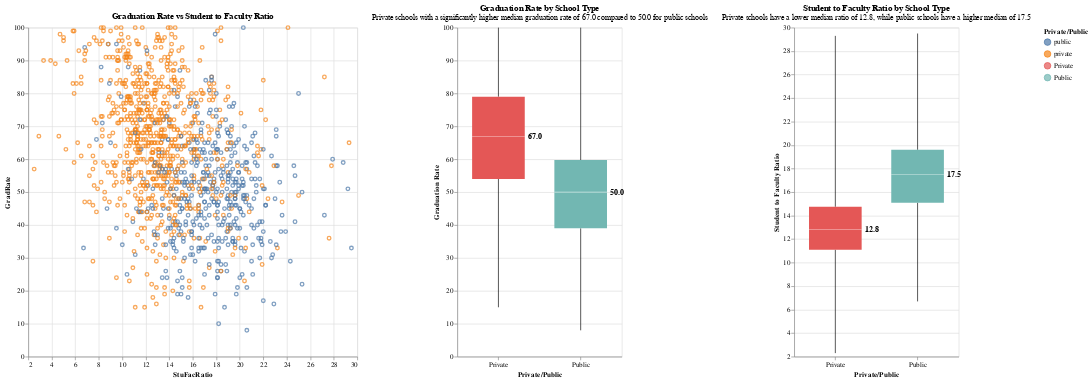

This figure's notebook cell:
### Markdown cell above
## Improvement to graph
Then, go into your archive of past homework submissions and choose a visualization to redesign in light of your new knowledge about accessibility.  Explain why, with concrete justification, it is inaccessible. Preserve the original plot, and directly next to it, create a new version that solves these accessibility issues. Be sure to comment on all the aspects of the design or presentation that violate the accessibility guidelines, even if you can't fix them due to our technical limitations.

### Code cell
import altair as alt
import pandas as pd

dataurl = 'http://lib.stat.cmu.edu/datasets/colleges/usnews.data'
college = pd.read_csv(dataurl,
                       na_values='*',
                       names = ['FICE', 'College','State','Private','MathSAT','VerbalSAT','CombinedSAT','ACT',
                                'Q1Math','Q3Math','Q1Verbal','Q3Verbal','Q1ACT','Q3ACT',
                               'Applied','Accepted','Enrolled','Top10HS','Top25HS','FullTimeUG','PartTimeUG',
                               'InStateTuition','OutOfStateTuition','RoomBoardCost','RoomCost','BoardCost',
                               'ExtraFees','BookFees','PersonalFees',
                               'PhDFaculty','TerminalFaculty','StuFacRatio','AlumniDonate','SpendPerStudent','GradRate'])

og = alt.Chart(college).mark_point().transform_calculate(
    RenamePrivate = 'if(datum.Private==1, "public", "private")'
).encode(
    x=alt.X("StuFacRatio:Q", scale=alt.Scale(domain=[2, 30])),
    y=alt.Y("GradRate:Q"),
    color=alt.Color("RenamePrivate:N", scale=alt.Scale(domain=["public", "private"]), legend=alt.Legend(title="Private/Public"))
).transform_filter(
    "datum.GradRate <= 100 && datum.StuFacRatio <= 30"
).properties(
    title="Graduation Rate vs Student to Faculty Ratio",
    width=500,
    height=500,
)

base_gradrate = alt.Chart(college).transform_calculate(
    RenamePrivate='if(datum.Private == 1, "Public", "Private")'
).transform_filter(
    "datum.GradRate <= 100 && datum.StuFacRatio <= 30"
)
improved_gradrate_box = base_gradrate.mark_boxplot(extent="min-max", size=80).encode(
    x=alt.X("RenamePrivate:N", title="Private/Public", axis=alt.Axis(labelAngle=0)),
    y=alt.Y("GradRate:Q", title="Graduation Rate", scale=alt.Scale(zero=False)),
    color=alt.Color("RenamePrivate:N", legend=None, scale=alt.Scale(domain=["Private", "Public"]))
)
improved_gradrate_text = base_gradrate.mark_text(
    align="left",
    dx=45,
    fontSize=12,
    fontWeight="bold"
).encode(
    x=alt.X("RenamePrivate:N"),
    y=alt.Y("median(GradRate):Q"),
    text=alt.Text("median(GradRate):Q", format=".1f"),
    color=alt.value("black")
)
improved_gradrate = (improved_gradrate_box + improved_gradrate_text).properties(
    title={
        "text": "Graduation Rate by School Type",
        "subtitle": "Private schools with a significantly higher median graduation rate of 67.0 compared to 50.0 for public schools"
    },
    width=250,
    height=500
)

base_studfac = alt.Chart(college).transform_calculate(
    RenamePrivate='if(datum.Private == 1, "Public", "Private")'
).transform_filter(
    "datum.GradRate <= 100 && datum.StuFacRatio <= 30"
)
improved_studfac_box = base_studfac.mark_boxplot(extent="min-max", size=80).encode(
    x=alt.X("RenamePrivate:N", title="Private/Public", axis=alt.Axis(labelAngle=0)),
    y=alt.Y("StuFacRatio:Q", title="Student to Faculty Ratio", scale=alt.Scale(zero=False)),
    color=alt.Color("RenamePrivate:N", legend=None, scale=alt.Scale(domain=["Private", "Public"]))
)
improved_studfac_text = base_studfac.mark_text(
    align="left",
    dx=45,
    fontSize=12,
    fontWeight="bold"
).encode(
    x=alt.X("RenamePrivate:N"),
    y=alt.Y("median(StuFacRatio):Q"),
    text=alt.Text("median(StuFacRatio):Q", format=".1f"),
    color=alt.value("black")
)

improved_studfac = (improved_studfac_box + improved_studfac_text).properties(
    title={
        "text": "Student to Faculty Ratio by School Type",
        "subtitle": "Private schools have a lower median ratio of 12.8, while public schools have a higher median of 17.5"
    },
    width=250,
    height=500
)

og | improved_gradrate | improved_studfac

### Figure 1 — Vega-Lite specification as saved in the notebook (floating-point values rounded to 4 significant figures; data arrays with more than 128 entries replaced by an {"elided": "..."} marker saying what was removed)
{"config": {"view": {"continuousWidth": 300, "continuousHeight": 300}}, "hconcat": [{"mark": {"type": "point"}, "encoding": {"color": {"field": "RenamePrivate", "legend": {"title": "Private/Public"}, "scale": {"domain": ["public", "private"]}, "type": "nominal"}, "x": {"field": "StuFacRatio", "scale": {"domain": [2, 30]}, "type": "quantitative"}, "y": {"field": "GradRate", "type": "quantitative"}}, "height": 500, "title": "Graduation Rate vs Student to Faculty Ratio", "transform": [{"calculate": "if(datum.Private==1, \"public\", \"private\")", "as": "RenamePrivate"}, {"filter": "datum.GradRate <= 100 && datum.StuFacRatio <= 30"}], "width": 500}, {"layer": [{"mark": {"type": "boxplot", "extent": "min-max", "size": 80}, "encoding": {"color": {"field": "RenamePrivate", "legend": null, "scale": {"domain": ["Private", "Public"]}, "type": "nominal"}, "x": {"axis": {"labelAngle": 0}, "field": "RenamePrivate", "title": "Private/Public", "type": "nominal"}, "y": {"field": "GradRate", "scale": {"zero": false}, "title": "Graduation Rate", "type": "quantitative"}}, "transform": [{"calculate": "if(datum.Private == 1, \"Public\", \"Private\")", "as": "RenamePrivate"}, {"filter": "datum.GradRate <= 100 && datum.StuFacRatio <= 30"}]}, {"mark": {"type": "text", "align": "left", "dx": 45, "fontSize": 12, "fontWeight": "bold"}, "encoding": {"color": {"value": "black"}, "text": {"aggregate": "median", "field": "GradRate", "format": ".1f", "type": "quantitative"}, "x": {"field": "RenamePrivate", "type": "nominal"}, "y": {"aggregate": "median", "field": "GradRate", "type": "quantitative"}}, "transform": [{"calculate": "if(datum.Private == 1, \"Public\", \"Private\")", "as": "RenamePrivate"}, {"filter": "datum.GradRate <= 100 && datum.StuFacRatio <= 30"}]}], "height": 500, "title": {"text": "Graduation Rate by School Type", "subtitle": "Private schools with a significantly higher median graduation rate of 67.0 compared to 50.0 for public schools"}, "width": 250}, {"layer": [{"mark": {"type": "boxplot", "extent": "min-max", "size": 80}, "encoding": {"color": {"field": "RenamePrivate", "legend": null, "scale": {"domain": ["Private", "Public"]}, "type": "nominal"}, "x": {"axis": {"labelAngle": 0}, "field": "RenamePrivate", "title": "Private/Public", "type": "nominal"}, "y": {"field": "StuFacRatio", "scale": {"zero": false}, "title": "Student to Faculty Ratio", "type": "quantitative"}}, "transform": [{"calculate": "if(datum.Private == 1, \"Public\", \"Private\")", "as": "RenamePrivate"}, {"filter": "datum.GradRate <= 100 && datum.StuFacRatio <= 30"}]}, {"mark": {"type": "text", "align": "left", "dx": 45, "fontSize": 12, "fontWeight": "bold"}, "encoding": {"color": {"value": "black"}, "text": {"aggregate": "median", "field": "StuFacRatio", "format": ".1f", "type": "quantitative"}, "x": {"field": "RenamePrivate", "type": "nominal"}, "y": {"aggregate": "median", "field": "StuFacRatio", "type": "quantitative"}}, "transform": [{"calculate": "if(datum.Private == 1, \"Public\", \"Private\")", "as": "RenamePrivate"}, {"filter": "datum.GradRate <= 100 && datum.StuFacRatio <= 30"}]}], "height": 500, "title": {"text": "Student to Faculty Ratio by School Type", "subtitle": "Private schools have a lower median ratio of 12.8, while public schools have a higher median of 17.5"}, "width": 250}], "data": {"name": "data-039828b33a0f8e131edbbe7ced6662be"}, "$schema": "https://vega.github.io/schema/vega-lite/v6.1.0.json", "datasets": {"data-039828b33a0f8e131edbbe7ced6662be": {"elided": "1302 records"}}}
